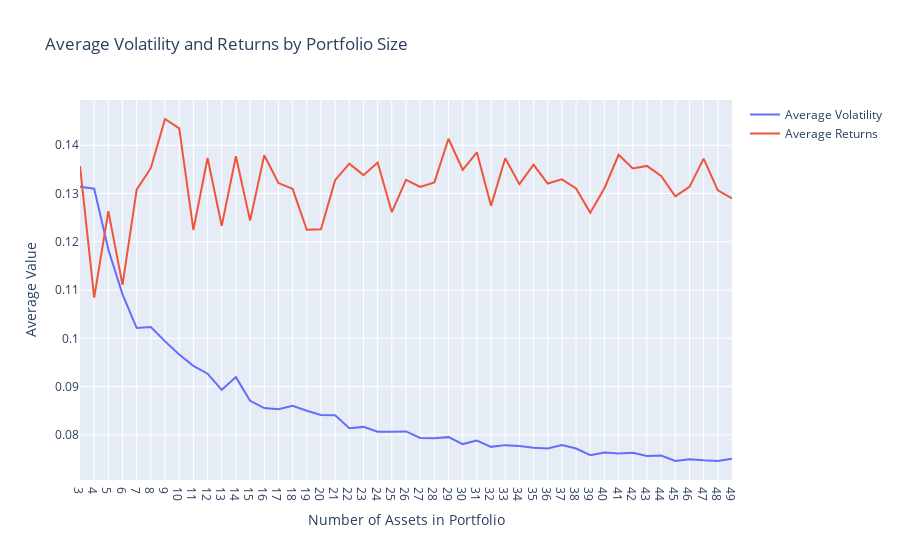

Source (notebook cell):
### Code cell
rd_portfolio_sizes = [len(portfolio['tickers']) for portfolio in all_portfolios]
rd_volatility = [np.sqrt(portfolio['variance']) for portfolio in all_portfolios]
rd_returns = [portfolio['return'] for portfolio in all_portfolios]

volatility_by_size = defaultdict(list)
for size, vol, ret in zip(rd_portfolio_sizes, rd_volatility, rd_returns):
    volatility_by_size[size].append((vol, ret))

average_volatility = {size: np.mean([v[0] for v in vols]) for size, vols in volatility_by_size.items()}
average_returns = {size: np.mean([v[1] for v in vols]) for size, vols in volatility_by_size.items()}

sorted_sizes = sorted(average_volatility.keys())
sorted_average_vols = [average_volatility[size] for size in sorted_sizes]
sorted_average_rets = [average_returns[size] for size in sorted_sizes]

fig = go.Figure()
fig.add_trace(go.Scatter(
    x=sorted_sizes,
    y=sorted_average_vols,
    mode='lines',
    name='Average Volatility'
))
fig.add_trace(go.Scatter(
    x=sorted_sizes,
    y=sorted_average_rets,
    mode='lines',
    name='Average Returns'
))

fig.update_layout(
    title='Average Volatility and Returns by Portfolio Size',
    xaxis_title='Number of Assets in Portfolio',
    yaxis_title='Average Value',
    xaxis=dict(type='category'),
)

fig.show()

### Figure 1 — Plotly figure (JSON) as saved in the notebook; plotly's stock layout.template omitted (floating-point values rounded to 4 significant figures)
{"data": [{"mode": "lines", "name": "Average Volatility", "type": "scatter", "x": [3, 4, 5, 6, 7, 8, 9, 10, 11, 12, 13, 14, 15, 16, 17, 18, 19, 20, 21, 22, 23, 24, 25, 26, 27, 28, 29, 30, 31, 32, 33, 34, 35, 36, 37, 38, 39, 40, 41, 42, 43, 44, 45, 46, 47, 48, 49], "y": [0.1314, 0.131, 0.1184, 0.1091, 0.1021, 0.1024, 0.09936, 0.09665, 0.09429, 0.09267, 0.08932, 0.09196, 0.08704, 0.08554, 0.08532, 0.086, 0.085, 0.08412, 0.08406, 0.08138, 0.08165, 0.08064, 0.08065, 0.08071, 0.07936, 0.0793, 0.07952, 0.07808, 0.0788, 0.07751, 0.07787, 0.0777, 0.07735, 0.07718, 0.0779, 0.07717, 0.07579, 0.07632, 0.07611, 0.07627, 0.07562, 0.07572, 0.07458, 0.07496, 0.07471, 0.07459, 0.07503]}, {"mode": "lines", "name": "Average Returns", "type": "scatter", "x": [3, 4, 5, 6, 7, 8, 9, 10, 11, 12, 13, 14, 15, 16, 17, 18, 19, 20, 21, 22, 23, 24, 25, 26, 27, 28, 29, 30, 31, 32, 33, 34, 35, 36, 37, 38, 39, 40, 41, 42, 43, 44, 45, 46, 47, 48, 49], "y": [0.1357, 0.1084, 0.1264, 0.1111, 0.1308, 0.1353, 0.1454, 0.1435, 0.1224, 0.1374, 0.1233, 0.1377, 0.1244, 0.1379, 0.1322, 0.131, 0.1225, 0.1226, 0.1328, 0.1362, 0.1338, 0.1364, 0.1261, 0.1328, 0.1314, 0.1323, 0.1413, 0.1349, 0.1385, 0.1274, 0.1373, 0.1319, 0.136, 0.1321, 0.1329, 0.131, 0.126, 0.1311, 0.138, 0.1352, 0.1357, 0.1336, 0.1294, 0.1314, 0.1372, 0.1307, 0.129]}], "layout": {"title": {"text": "Average Volatility and Returns by Portfolio Size"}, "xaxis": {"title": {"text": "Number of Assets in Portfolio"}, "type": "category"}, "yaxis": {"title": {"text": "Average Value"}}}}
